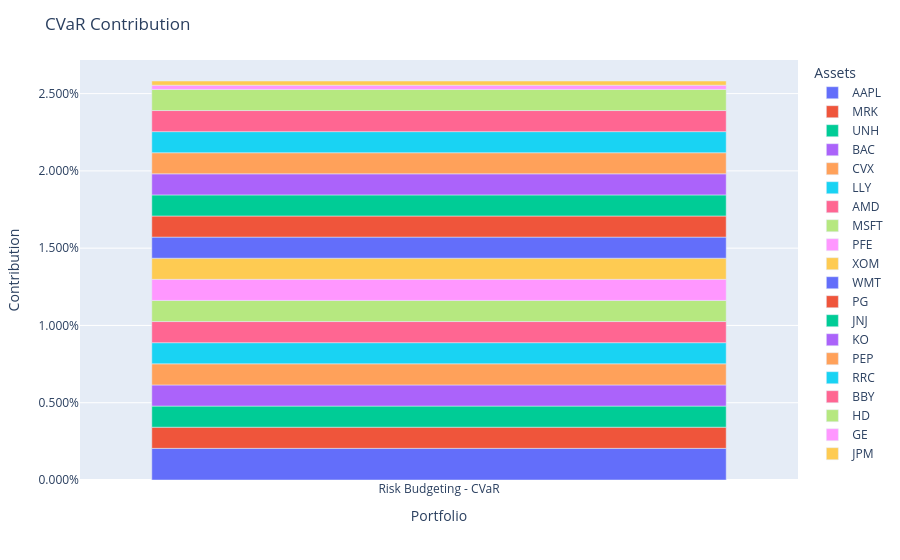

Notebook source saved alongside this figure:
### Code cell
ptf_model_train = model.predict(X_train)
fig = ptf_model_train.plot_contribution(measure=RiskMeasure.CVAR)
show(fig)

### Figure 1 — Plotly figure (JSON) as saved in the notebook; plotly's stock layout.template omitted (floating-point values rounded to 4 significant figures)
{"data": [{"alignmentgroup": "True", "hovertemplate": "variable=AAPL<br>index=%{x}<br>value=%{y}<extra></extra>", "legendgroup": "AAPL", "marker": {"color": "#636efa", "pattern": {"shape": ""}}, "name": "AAPL", "offsetgroup": "AAPL", "orientation": "v", "showlegend": true, "textposition": "auto", "type": "bar", "x": ["Risk Budgeting - CVaR"], "xaxis": "x", "y": [0.002047], "yaxis": "y"}, {"alignmentgroup": "True", "hovertemplate": "variable=MRK<br>index=%{x}<br>value=%{y}<extra></extra>", "legendgroup": "MRK", "marker": {"color": "#EF553B", "pattern": {"shape": ""}}, "name": "MRK", "offsetgroup": "MRK", "orientation": "v", "showlegend": true, "textposition": "auto", "type": "bar", "x": ["Risk Budgeting - CVaR"], "xaxis": "x", "y": [0.001368], "yaxis": "y"}, {"alignmentgroup": "True", "hovertemplate": "variable=UNH<br>index=%{x}<br>value=%{y}<extra></extra>", "legendgroup": "UNH", "marker": {"color": "#00cc96", "pattern": {"shape": ""}}, "name": "UNH", "offsetgroup": "UNH", "orientation": "v", "showlegend": true, "textposition": "auto", "type": "bar", "x": ["Risk Budgeting - CVaR"], "xaxis": "x", "y": [0.001368], "yaxis": "y"}, {"alignmentgroup": "True", "hovertemplate": "variable=BAC<br>index=%{x}<br>value=%{y}<extra></extra>", "legendgroup": "BAC", "marker": {"color": "#ab63fa", "pattern": {"shape": ""}}, "name": "BAC", "offsetgroup": "BAC", "orientation": "v", "showlegend": true, "textposition": "auto", "type": "bar", "x": ["Risk Budgeting - CVaR"], "xaxis": "x", "y": [0.001367], "yaxis": "y"}, {"alignmentgroup": "True", "hovertemplate": "variable=CVX<br>index=%{x}<br>value=%{y}<extra></extra>", "legendgroup": "CVX", "marker": {"color": "#FFA15A", "pattern": {"shape": ""}}, "name": "CVX", "offsetgroup": "CVX", "orientation": "v", "showlegend": true, "textposition": "auto", "type": "bar", "x": ["Risk Budgeting - CVaR"], "xaxis": "x", "y": [0.001367], "yaxis": "y"}, {"alignmentgroup": "True", "hovertemplate": "variable=LLY<br>index=%{x}<br>value=%{y}<extra></extra>", "legendgroup": "LLY", "marker": {"color": "#19d3f3", "pattern": {"shape": ""}}, "name": "LLY", "offsetgroup": "LLY", "orientation": "v", "showlegend": true, "textposition": "auto", "type": "bar", "x": ["Risk Budgeting - CVaR"], "xaxis": "x", "y": [0.001367], "yaxis": "y"}, {"alignmentgroup": "True", "hovertemplate": "variable=AMD<br>index=%{x}<br>value=%{y}<extra></extra>", "legendgroup": "AMD", "marker": {"color": "#FF6692", "pattern": {"shape": ""}}, "name": "AMD", "offsetgroup": "AMD", "orientation": "v", "showlegend": true, "textposition": "auto", "type": "bar", "x": ["Risk Budgeting - CVaR"], "xaxis": "x", "y": [0.001367], "yaxis": "y"}, {"alignmentgroup": "True", "hovertemplate": "variable=MSFT<br>index=%{x}<br>value=%{y}<extra></extra>", "legendgroup": "MSFT", "marker": {"color": "#B6E880", "pattern": {"shape": ""}}, "name": "MSFT", "offsetgroup": "MSFT", "orientation": "v", "showlegend": true, "textposition": "auto", "type": "bar", "x": ["Risk Budgeting - CVaR"], "xaxis": "x", "y": [0.001366], "yaxis": "y"}, {"alignmentgroup": "True", "hovertemplate": "variable=PFE<br>index=%{x}<br>value=%{y}<extra></extra>", "legendgroup": "PFE", "marker": {"color": "#FF97FF", "pattern": {"shape": ""}}, "name": "PFE", "offsetgroup": "PFE", "orientation": "v", "showlegend": true, "textposition": "auto", "type": "bar", "x": ["Risk Budgeting - CVaR"], "xaxis": "x", "y": [0.001366], "yaxis": "y"}, {"alignmentgroup": "True", "hovertemplate": "variable=XOM<br>index=%{x}<br>value=%{y}<extra></extra>", "legendgroup": "XOM", "marker": {"color": "#FECB52", "pattern": {"shape": ""}}, "name": "XOM", "offsetgroup": "XOM", "orientation": "v", "showlegend": true, "textposition": "auto", "type": "bar", "x": ["Risk Budgeting - CVaR"], "xaxis": "x", "y": [0.001366], "yaxis": "y"}, {"alignmentgroup": "True", "hovertemplate": "variable=WMT<br>index=%{x}<br>value=%{y}<extra></extra>", "legendgroup": "WMT", "marker": {"color": "#636efa", "pattern": {"shape": ""}}, "name": "WMT", "offsetgroup": "WMT", "orientation": "v", "showlegend": true, "textposition": "auto", "type": "bar", "x": ["Risk Budgeting - CVaR"], "xaxis": "x", "y": [0.001366], "yaxis": "y"}, {"alignmentgroup": "True", "hovertemplate": "variable=PG<br>index=%{x}<br>value=%{y}<extra></extra>", "legendgroup": "PG", "marker": {"color": "#EF553B", "pattern": {"shape": ""}}, "name": "PG", "offsetgroup": "PG", "orientation": "v", "showlegend": true, "textposition": "auto", "type": "bar", "x": ["Risk Budgeting - CVaR"], "xaxis": "x", "y": [0.001365], "yaxis": "y"}, {"alignmentgroup": "True", "hovertemplate": "variable=JNJ<br>index=%{x}<br>value=%{y}<extra></extra>", "legendgroup": "JNJ", "marker": {"color": "#00cc96", "pattern": {"shape": ""}}, "name": "JNJ", "offsetgroup": "JNJ", "orientation": "v", "showlegend": true, "textposition": "auto", "type": "bar", "x": ["Risk Budgeting - CVaR"], "xaxis": "x", "y": [0.001365], "yaxis": "y"}, {"alignmentgroup": "True", "hovertemplate": "variable=KO<br>index=%{x}<br>value=%{y}<extra></extra>", "legendgroup": "KO", "marker": {"color": "#ab63fa", "pattern": {"shape": ""}}, "name": "KO", "offsetgroup": "KO", "orientation": "v", "showlegend": true, "textposition": "auto", "type": "bar", "x": ["Risk Budgeting - CVaR"], "xaxis": "x", "y": [0.001365], "yaxis": "y"}, {"alignmentgroup": "True", "hovertemplate": "variable=PEP<br>index=%{x}<br>value=%{y}<extra></extra>", "legendgroup": "PEP", "marker": {"color": "#FFA15A", "pattern": {"shape": ""}}, "name": "PEP", "offsetgroup": "PEP", "orientation": "v", "showlegend": true, "textposition": "auto", "type": "bar", "x": ["Risk Budgeting - CVaR"], "xaxis": "x", "y": [0.001365], "yaxis": "y"}, {"alignmentgroup": "True", "hovertemplate": "variable=RRC<br>index=%{x}<br>value=%{y}<extra></extra>", "legendgroup": "RRC", "marker": {"color": "#19d3f3", "pattern": {"shape": ""}}, "name": "RRC", "offsetgroup": "RRC", "orientation": "v", "showlegend": true, "textposition": "auto", "type": "bar", "x": ["Risk Budgeting - CVaR"], "xaxis": "x", "y": [0.001365], "yaxis": "y"}, {"alignmentgroup": "True", "hovertemplate": "variable=BBY<br>index=%{x}<br>value=%{y}<extra></extra>", "legendgroup": "BBY", "marker": {"color": "#FF6692", "pattern": {"shape": ""}}, "name": "BBY", "offsetgroup": "BBY", "orientation": "v", "showlegend": true, "textposition": "auto", "type": "bar", "x": ["Risk Budgeting - CVaR"], "xaxis": "x", "y": [0.001365], "yaxis": "y"}, {"alignmentgroup": "True", "hovertemplate": "variable=HD<br>index=%{x}<br>value=%{y}<extra></extra>", "legendgroup": "HD", "marker": {"color": "#B6E880", "pattern": {"shape": ""}}, "name": "HD", "offsetgroup": "HD", "orientation": "v", "showlegend": true, "textposition": "auto", "type": "bar", "x": ["Risk Budgeting - CVaR"], "xaxis": "x", "y": [0.001364], "yaxis": "y"}, {"alignmentgroup": "True", "hovertemplate": "variable=GE<br>index=%{x}<br>value=%{y}<extra></extra>", "legendgroup": "GE", "marker": {"color": "#FF97FF", "pattern": {"shape": ""}}, "name": "GE", "offsetgroup": "GE", "orientation": "v", "showlegend": true, "textposition": "auto", "type": "bar", "x": ["Risk Budgeting - CVaR"], "xaxis": "x", "y": [0.0002737], "yaxis": "y"}, {"alignmentgroup": "True", "hovertemplate": "variable=JPM<br>index=%{x}<br>value=%{y}<extra></extra>", "legendgroup": "JPM", "marker": {"color": "#FECB52", "pattern": {"shape": ""}}, "name": "JPM", "offsetgroup": "JPM", "orientation": "v", "showlegend": true, "textposition": "auto", "type": "bar", "x": ["Risk Budgeting - CVaR"], "xaxis": "x", "y": [0.0002733], "yaxis": "y"}], "layout": {"barmode": "relative", "legend": {"title": {"text": "Assets"}, "tracegroupgap": 0}, "margin": {"t": 60}, "title": {"text": "CVaR Contribution"}, "xaxis": {"anchor": "y", "domain": [0, 1], "title": {"text": "Portfolio"}}, "yaxis": {"anchor": "x", "domain": [0, 1], "tickformat": ",.3%", "title": {"text": "Contribution"}}}}
